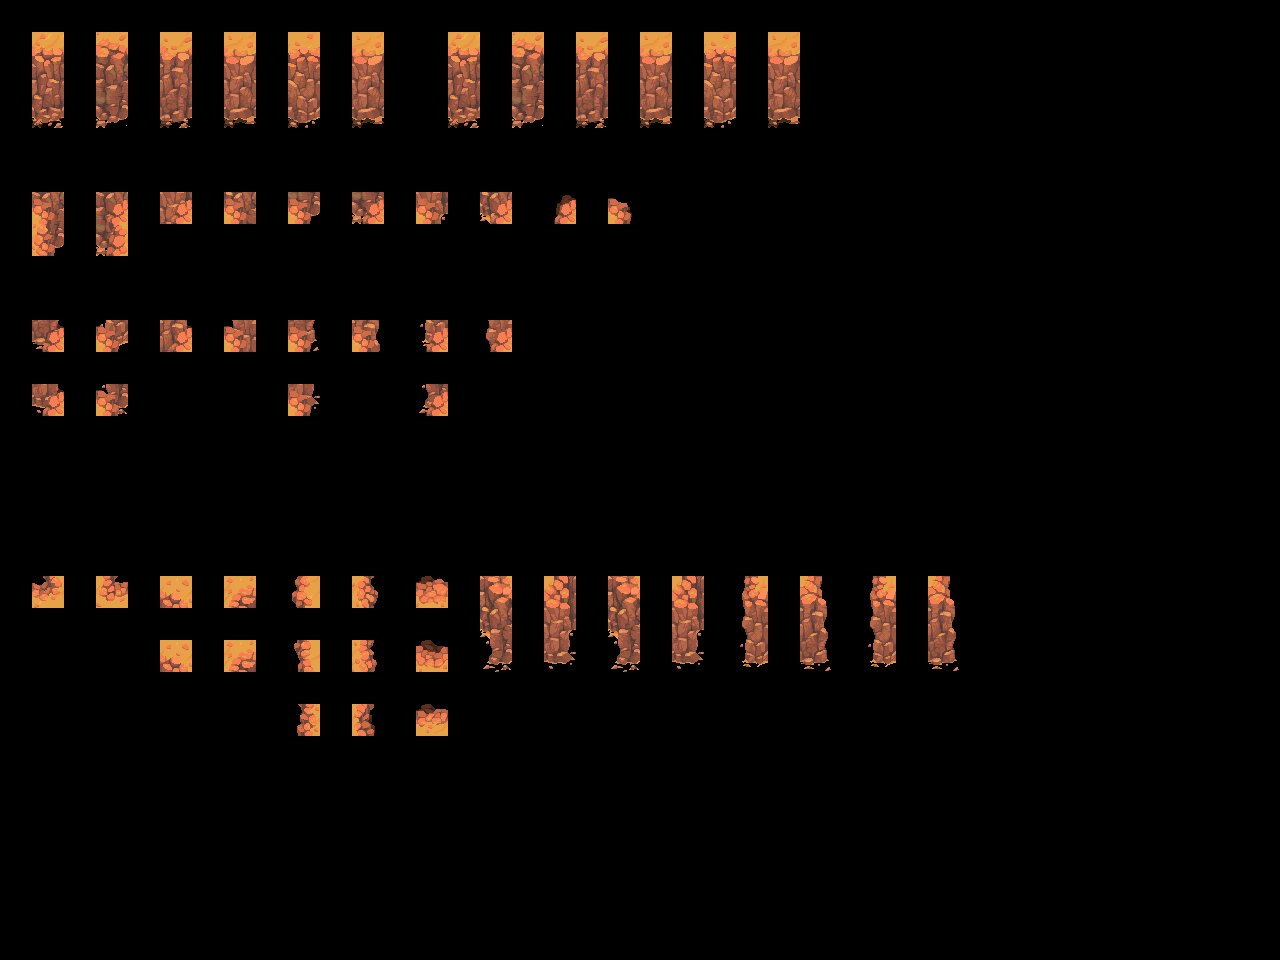

Rendered tile map (Tiled .tmx) drawn with the repository's tilesets; below, a short description and the full map source, tile grids included:
An orthogonal 40x30 tile map with 32x32 px tiles, 2 tile layers (input_walls, output_walls) and 5 objects.

<map version="1.10" tiledversion="1.11.2" orientation="orthogonal" renderorder="right-down" width="40" height="30" tilewidth="32" tileheight="32" infinite="0" nextlayerid="4" nextobjectid="7">
 <properties>
  <property name="MatchInOrder" type="bool" value="true" />
 </properties>
 <tileset firstgid="1" source="../Tilesets/Desert-Tileset-cliff1-3T.tsx" />
 <layer id="1" name="input_walls" width="40" height="30" opacity="0.44">
  <data encoding="csv">
0,0,0,0,0,0,0,0,0,0,0,0,0,0,0,0,0,0,0,0,0,0,0,0,0,0,0,0,0,0,0,0,0,0,0,0,0,0,0,0,
0,67,0,67,0,67,0,67,0,67,0,67,0,0,67,0,67,0,67,0,67,0,67,0,67,0,0,0,0,0,0,0,0,0,0,0,0,0,0,0,
0,83,0,83,0,83,0,83,0,83,0,83,0,0,83,0,83,0,83,0,83,0,83,0,83,0,0,0,0,0,0,0,0,0,0,0,0,0,0,0,
0,99,0,99,0,99,0,99,0,99,0,99,0,0,99,0,99,0,99,0,99,0,99,0,99,0,0,0,0,0,0,0,0,0,0,0,0,0,0,0,
0,0,0,0,0,0,0,0,0,0,0,0,0,0,0,0,0,0,0,0,0,0,0,0,0,0,0,0,0,0,0,0,0,0,0,0,0,0,0,0,
0,0,0,0,0,0,0,0,0,0,0,0,0,0,0,0,0,0,0,0,0,0,0,0,0,0,0,0,0,0,0,0,0,0,0,0,0,0,0,0,
0,6,0,8,0,12,0,44,0,38,0,40,0,58,0,74,0,17,0,21,0,0,0,0,0,0,0,0,0,0,0,0,0,0,0,0,0,0,0,0,
0,22,0,24,0,0,0,0,0,0,0,0,0,0,0,0,0,0,0,0,0,0,0,0,0,0,0,0,0,0,0,0,0,0,0,0,0,0,0,0,
0,0,0,0,0,0,0,0,0,0,0,0,0,0,0,0,0,0,0,0,0,0,0,0,0,0,0,0,0,0,0,0,0,0,0,0,0,0,0,0,
0,0,0,0,0,0,0,0,0,0,0,0,0,0,0,0,0,0,0,0,0,0,0,0,0,0,0,0,0,0,0,0,0,0,0,0,0,0,0,0,
0,76,0,108,0,109,0,125,0,102,0,118,0,104,0,120,0,0,0,0,0,0,0,0,0,0,0,0,0,0,0,0,0,0,0,0,0,0,0,0,
0,0,0,0,0,0,0,0,0,0,0,0,0,0,0,0,0,0,0,0,0,0,0,0,0,0,0,0,0,0,0,0,0,0,0,0,0,0,0,0,
0,30,0,29,0,0,0,0,0,13,0,0,0,15,0,0,0,0,0,0,0,0,0,0,0,0,0,0,0,0,0,0,0,0,0,0,0,0,0,0,
0,0,0,0,0,0,0,0,0,0,0,0,0,0,0,0,0,0,0,0,0,0,0,0,0,0,0,0,0,0,0,0,0,0,0,0,0,0,0,0,
0,0,0,0,0,0,0,0,0,0,0,0,0,0,0,0,0,0,0,0,0,0,0,0,0,0,0,0,0,0,0,0,0,0,0,0,0,0,0,0,
0,0,0,0,0,0,0,0,0,0,0,0,0,0,0,0,0,0,0,0,0,0,0,0,0,0,0,0,0,0,0,0,0,0,0,0,0,0,0,0,
0,0,0,0,0,0,0,0,0,0,0,0,0,0,0,0,0,0,0,0,0,0,0,0,0,0,0,0,0,0,0,0,0,0,0,0,0,0,0,0,
0,0,0,0,0,0,0,0,0,0,0,0,0,0,0,0,0,0,0,0,0,0,0,0,0,0,0,0,0,0,0,0,0,0,0,0,0,0,0,0,
0,18,0,20,0,50,0,52,0,33,0,37,0,3,0,66,0,68,0,66,0,68,0,49,0,53,0,49,0,53,0,0,0,0,0,0,0,0,0,0,
0,0,0,0,0,0,0,0,0,0,0,0,0,0,0,82,0,84,0,82,0,84,0,65,0,69,0,65,0,69,0,0,0,0,0,0,0,0,0,0,
0,0,0,0,0,50,0,52,0,33,0,37,0,3,0,98,0,100,0,98,0,100,0,81,0,85,0,81,0,85,0,0,0,0,0,0,0,0,0,0,
0,0,0,0,0,0,0,0,0,0,0,0,0,0,0,0,0,0,0,0,0,0,0,0,0,0,0,0,0,0,0,0,0,0,0,0,0,0,0,0,
0,0,0,0,0,0,0,0,0,33,0,37,0,3,0,0,0,0,0,0,0,0,0,0,0,0,0,0,0,0,0,0,0,0,0,0,0,0,0,0,
0,0,0,0,0,0,0,0,0,0,0,0,0,0,0,0,0,0,0,0,0,0,0,0,0,0,0,0,0,0,0,0,0,0,0,0,0,0,0,0,
0,0,0,0,0,0,0,0,0,0,0,0,0,0,0,0,0,0,0,0,0,0,0,0,0,0,0,0,0,0,0,0,0,0,0,0,0,0,0,0,
0,0,0,0,0,0,0,0,0,0,0,0,0,0,0,0,0,0,0,0,0,0,0,0,0,0,0,0,0,0,0,0,0,0,0,0,0,0,0,0,
0,0,0,0,0,0,0,0,0,0,0,0,0,0,0,0,0,0,0,0,0,0,0,0,0,0,0,0,0,0,0,0,0,0,0,0,0,0,0,0,
0,0,0,0,0,0,0,0,0,0,0,0,0,0,0,0,0,0,0,0,0,0,0,0,0,0,0,0,0,0,0,0,0,0,0,0,0,0,0,0,
0,0,0,0,0,0,0,0,0,0,0,0,0,0,0,0,0,0,0,0,0,0,0,0,0,0,0,0,0,0,0,0,0,0,0,0,0,0,0,0,
0,0,0,0,0,0,0,0,0,0,0,0,0,0,0,0,0,0,0,0,0,0,0,0,0,0,0,0,0,0,0,0,0,0,0,0,0,0,0,0
</data>
 </layer>
 <layer id="2" name="output_walls" width="40" height="30">
  <data encoding="csv">
0,0,0,0,0,0,0,0,0,0,0,0,0,0,0,0,0,0,0,0,0,0,0,0,0,0,0,0,0,0,0,0,0,0,0,0,0,0,0,0,
0,145,0,146,0,147,0,148,0,149,0,150,0,0,152,0,153,0,154,0,155,0,156,0,157,0,0,0,0,0,0,0,0,0,0,0,0,0,0,0,
0,161,0,162,0,163,0,164,0,165,0,166,0,0,168,0,169,0,170,0,171,0,172,0,173,0,0,0,0,0,0,0,0,0,0,0,0,0,0,0,
0,177,0,178,0,179,0,180,0,181,0,182,0,0,184,0,185,0,186,0,187,0,188,0,189,0,0,0,0,0,0,0,0,0,0,0,0,0,0,0,
0,0,0,0,0,0,0,0,0,0,0,0,0,0,0,0,0,0,0,0,0,0,0,0,0,0,0,0,0,0,0,0,0,0,0,0,0,0,0,0,
0,0,0,0,0,0,0,0,0,0,0,0,0,0,0,0,0,0,0,0,0,0,0,0,0,0,0,0,0,0,0,0,0,0,0,0,0,0,0,0,
0,7,0,9,0,28,0,60,0,39,0,41,0,59,0,75,0,2,0,4,0,0,0,0,0,0,0,0,0,0,0,0,0,0,0,0,0,0,0,0,
0,23,0,25,0,0,0,0,0,0,0,0,0,0,0,0,0,0,0,0,0,0,0,0,0,0,0,0,0,0,0,0,0,0,0,0,0,0,0,0,
0,0,0,0,0,0,0,0,0,0,0,0,0,0,0,0,0,0,0,0,0,0,0,0,0,0,0,0,0,0,0,0,0,0,0,0,0,0,0,0,
0,0,0,0,0,0,0,0,0,0,0,0,0,0,0,0,0,0,0,0,0,0,0,0,0,0,0,0,0,0,0,0,0,0,0,0,0,0,0,0,
0,92,0,124,0,110,0,126,0,103,0,119,0,105,0,121,0,0,0,0,0,0,0,0,0,0,0,0,0,0,0,0,0,0,0,0,0,0,0,0,
0,0,0,0,0,0,0,0,0,0,0,0,0,0,0,0,0,0,0,0,0,0,0,0,0,0,0,0,0,0,0,0,0,0,0,0,0,0,0,0,
0,46,0,45,0,0,0,0,0,14,0,0,0,16,0,0,0,0,0,0,0,0,0,0,0,0,0,0,0,0,0,0,0,0,0,0,0,0,0,0,
0,0,0,0,0,0,0,0,0,0,0,0,0,0,0,0,0,0,0,0,0,0,0,0,0,0,0,0,0,0,0,0,0,0,0,0,0,0,0,0,
0,0,0,0,0,0,0,0,0,0,0,0,0,0,0,0,0,0,0,0,0,0,0,0,0,0,0,0,0,0,0,0,0,0,0,0,0,0,0,0,
0,0,0,0,0,0,0,0,0,0,0,0,0,0,0,0,0,0,0,0,0,0,0,0,0,0,0,0,0,0,0,0,0,0,0,0,0,0,0,0,
0,0,0,0,0,0,0,0,0,0,0,0,0,0,0,0,0,0,0,0,0,0,0,0,0,0,0,0,0,0,0,0,0,0,0,0,0,0,0,0,
0,0,0,0,0,0,0,0,0,0,0,0,0,0,0,0,0,0,0,0,0,0,0,0,0,0,0,0,0,0,0,0,0,0,0,0,0,0,0,0,
0,193,0,194,0,209,0,210,0,195,0,196,0,197,0,198,0,199,0,200,0,201,0,202,0,203,0,204,0,205,0,0,0,0,0,0,0,0,0,0,
0,0,0,0,0,0,0,0,0,0,0,0,0,0,0,214,0,215,0,216,0,217,0,218,0,219,0,220,0,221,0,0,0,0,0,0,0,0,0,0,
0,0,0,0,0,225,0,226,0,211,0,212,0,213,0,230,0,231,0,232,0,233,0,234,0,235,0,236,0,237,0,0,0,0,0,0,0,0,0,0,
0,0,0,0,0,0,0,0,0,0,0,0,0,0,0,0,0,0,0,0,0,0,0,0,0,0,0,0,0,0,0,0,0,0,0,0,0,0,0,0,
0,0,0,0,0,0,0,0,0,227,0,228,0,229,0,0,0,0,0,0,0,0,0,0,0,0,0,0,0,0,0,0,0,0,0,0,0,0,0,0,
0,0,0,0,0,0,0,0,0,0,0,0,0,0,0,0,0,0,0,0,0,0,0,0,0,0,0,0,0,0,0,0,0,0,0,0,0,0,0,0,
0,0,0,0,0,0,0,0,0,0,0,0,0,0,0,0,0,0,0,0,0,0,0,0,0,0,0,0,0,0,0,0,0,0,0,0,0,0,0,0,
0,0,0,0,0,0,0,0,0,0,0,0,0,0,0,0,0,0,0,0,0,0,0,0,0,0,0,0,0,0,0,0,0,0,0,0,0,0,0,0,
0,0,0,0,0,0,0,0,0,0,0,0,0,0,0,0,0,0,0,0,0,0,0,0,0,0,0,0,0,0,0,0,0,0,0,0,0,0,0,0,
0,0,0,0,0,0,0,0,0,0,0,0,0,0,0,0,0,0,0,0,0,0,0,0,0,0,0,0,0,0,0,0,0,0,0,0,0,0,0,0,
0,0,0,0,0,0,0,0,0,0,0,0,0,0,0,0,0,0,0,0,0,0,0,0,0,0,0,0,0,0,0,0,0,0,0,0,0,0,0,0,
0,0,0,0,0,0,0,0,0,0,0,0,0,0,0,0,0,0,0,0,0,0,0,0,0,0,0,0,0,0,0,0,0,0,0,0,0,0,0,0
</data>
 </layer>
 <objectgroup id="3" name="rule_options" offsetx="-10.6667" offsety="-16.6667">
  <object id="1" x="22" y="28" width="131" height="124.667">
   <properties>
    <property name="Disabled" type="bool" value="false" />
    <property name="Probability" type="float" value="0.4" />
   </properties>
  </object>
  <object id="2" x="28" y="180.667" width="917.333" height="320">
   <properties>
    <property name="Disabled" type="bool" value="false" />
    <property name="Probability" type="float" value="0.25" />
   </properties>
  </object>
  <object id="4" x="29.6667" y="568.333" width="955" height="205">
   <properties>
    <property name="Probability" type="float" value="0.25" />
   </properties>
  </object>
  <object id="5" x="448.667" y="28.6667" width="497" height="129">
   <properties>
    <property name="Probability" type="float" value="0.15" />
   </properties>
  </object>
  <object id="6" x="162.667" y="29" width="243.333" height="123.667">
   <properties>
    <property name="Probability" type="float" value="0.25" />
   </properties>
  </object>
 </objectgroup>
</map>
